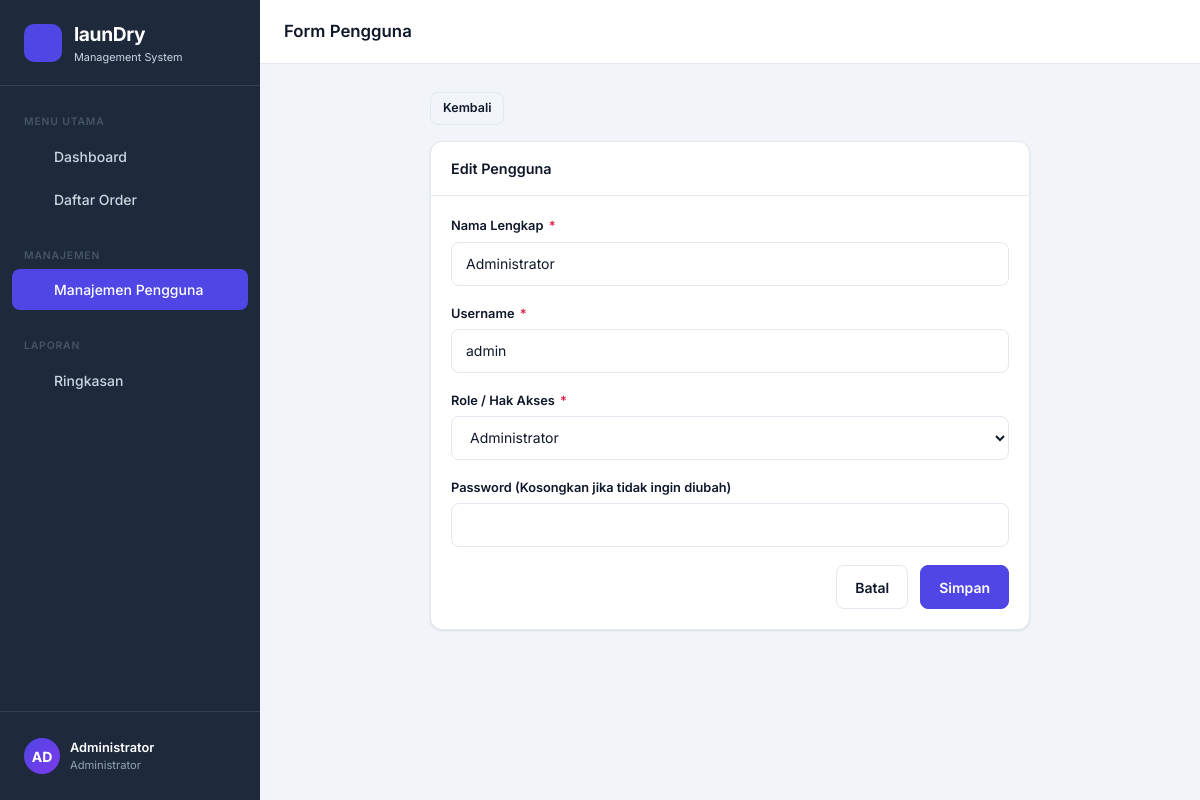
Page /views/user_form.php?id=1 (signed in) on the committed database.
### tables this page shows
CREATE TABLE IF NOT EXISTS users (
    id INT AUTO_INCREMENT PRIMARY KEY,
    username VARCHAR(50) NOT NULL UNIQUE,
    password VARCHAR(255) NOT NULL,
    nama_lengkap VARCHAR(100) NOT NULL,
    role ENUM('admin', 'petugas') DEFAULT 'petugas',
    created_at TIMESTAMP DEFAULT CURRENT_TIMESTAMP
);

### views/user_form.php (the view, shortened to what this page needs)
<?php
require_once '../templates/header.php';
$id = isset($_GET['id']) ? (int)$_GET['id'] : 0;
$edit_mode = $id > 0;
$u_username = '';
$u_nama = '';
$u_role = 'petugas';
if ($edit_mode) {
    $stmt = mysqli_prepare($koneksi, "SELECT * FROM users WHERE id = ?");
    mysqli_stmt_bind_param($stmt, "i", $id);
    mysqli_stmt_execute($stmt);
    $res = mysqli_stmt_get_result($stmt);
    if ($row = mysqli_fetch_assoc($res)) {
        $u_username = $row['username'];
        $u_nama = $row['nama_lengkap'];
        $u_role = $row['role'];
    } else {
        redirect('user_list.php', 'Pengguna tidak ditemukan!', 'error');
    }
}
?>
<div style="max-width:600px; margin: 0 auto;">
  <div class="mb-4">
    <a href="user_list.php" class="btn btn-outline btn-sm" style="display:inline-flex;align-items:center;gap:4px;"><?= getIcon('chevron-left', 'w-4 h-4') ?> Kembali</a>
  </div>
  <div class="card">
  <div class="card-header">
    <span class="card-title" style="display:flex;align-items:center;gap:8px;"><?= $edit_mode ? getIcon('pencil', 'w-5 h-5') : getIcon('plus', 'w-5 h-5') ?> <?= $edit_mode ? 'Edit' : 'Tambah' ?> Pengguna</span>
  </div>
  <div class="card-body">
    <form method="POST">
      <div class="form-group">
        <label class="form-label">Nama Lengkap <span class="required">*</span></label>
        <input type="text" name="nama_lengkap" class="form-control" value="<?= htmlspecialchars($u_nama) ?>" required>
      </div>
      <div class="form-group">
        <label class="form-label">Username <span class="required">*</span></label>
        <input type="text" name="username" class="form-control" value="<?= htmlspecialchars($u_username) ?>" required>
      </div>
      <div class="form-group">
        <label class="form-label">Role / Hak Akses <span class="required">*</span></label>
        <select name="role" class="form-control" required>
          <option value="admin" <?= $u_role == 'admin' ? 'selected' : '' ?>>Administrator</option>
        </select>
      </div>
      <div class="form-group">
        <label class="form-label">Password <?= $edit_mode ? '(Kosongkan jika tidak ingin diubah)' : '<span class="required">*</span>' ?></label>
        <input type="password" name="password" class="form-control" <?= $edit_mode ? '' : 'required' ?>>
      </div>
      <div class="d-flex gap-3 mt-4" style="justify-content:flex-end">
        <a href="user_list.php" class="btn btn-outline">Batal</a>
        <button type="submit" class="btn btn-primary" style="display:inline-flex;align-items:center;gap:4px;"><?= getIcon('check', 'w-5 h-5') ?> Simpan</button>
      </div>
    </form>
  </div>
</div>
</div>
<?php require_once '../templates/footer.php'; ?>

### assets/css/style.css (style rules this page uses)
:root { --font-main: 'Inter', sans-serif; --bg-page: #f1f5f9; --bg-card: #ffffff; --bg-sidebar: #1e293b; --bg-sidebar-hover: #334155; --bg-sidebar-active: #4f46e5; --text-primary: #0f172a; --text-secondary: #64748b; --text-muted: #94a3b8; --text-sidebar: #cbd5e1; --text-sidebar-active: #ffffff; --accent: #4f46e5; --accent-hover: #4338ca; --accent-light: #eef2ff; --status-antrean-bg: #fff1f2; --status-antrean-text: #e11d48; --status-antrean-border: #fecdd3; --status-proses-bg: #fffbeb; --status-proses-text: #d97706; --status-proses-border: #fde68a; --status-selesai-bg: #ecfdf5; --status-selesai-text: #059669; --status-selesai-border: #a7f3d0; --status-diambil-bg: #f1f5f9; --status-diambil-text: #64748b; --status-diambil-border: #cbd5e1; --pay-lunas-bg: #ecfdf5; --pay-lunas-text: #059669; --pay-belum-bg: #fff1f2; --pay-belum-text: #e11d48; --border: #e2e8f0; --border-focus: #4f46e5; --shadow-sm: 0 1px 3px rgba(0,0,0,.06), 0 1px 2px rgba(0,0,0,.04); --shadow-md: 0 4px 16px rgba(0,0,0,.08); --shadow-lg: 0 10px 40px rgba(0,0,0,.12); --radius-sm: 8px; --radius-md: 12px; --radius-lg: 16px; --radius-xl: 24px; --sidebar-w: 260px; --header-h: 64px; --transition: 0.2s ease; }
*, *::before, *::after { box-sizing: border-box; margin: 0; padding: 0; }
html { font-size: 16px; scroll-behavior: smooth; }
body { font-family: var(--font-main); background: var(--bg-page); color: var(--text-primary); line-height: 1.5; min-height: 100vh; }
a { color: var(--accent); text-decoration: none; }
.card { background: var(--bg-card); border-radius: var(--radius-md); border: 1px solid var(--border); box-shadow: var(--shadow-sm); }
.card-header { display: flex; align-items: center; justify-content: space-between; padding: 16px 20px; border-bottom: 1px solid var(--border); }
.card-title { font-size: 0.9rem; font-weight: 600; color: var(--text-primary); }
.card-body { padding: 20px; }
.btn { display: inline-flex; align-items: center; justify-content: center; gap: 8px; padding: 10px 18px; border-radius: var(--radius-sm); font-size: 0.875rem; font-weight: 600; font-family: var(--font-main); cursor: pointer; border: 1px solid transparent; transition: all var(--transition); min-height: 44px; min-width: 44px; white-space: nowrap; text-decoration: none; }
.btn-primary { background: var(--accent); color: #fff; border-color: var(--accent); }
.btn-outline { background: transparent; color: var(--text-primary); border-color: var(--border); }
.btn-sm { padding: 6px 12px; font-size: 0.78rem; min-height: 32px; }
.form-group { margin-bottom: 18px; }
.form-label { display: block; font-size: 0.8rem; font-weight: 600; color: var(--text-primary); margin-bottom: 6px; }
.form-label .required { color: #e11d48; margin-left: 2px; }
.form-control { width: 100%; padding: 10px 14px; border: 1px solid var(--border); border-radius: var(--radius-sm); font-size: 0.875rem; font-family: var(--font-main); color: var(--text-primary); background: #fff; transition: border-color var(--transition), box-shadow var(--transition); outline: none; min-height: 44px; }
.form-control::placeholder { color: var(--text-muted); }
select.form-control { cursor: pointer; }
.d-flex { display: flex; }
.gap-3 { gap: 12px; }
.mb-4 { margin-bottom: 16px; }

### rows in the picture
users: nama_lengkap "Administrator", username "admin", role "Administrator"

### other values in the picture
$initials "AD"
$user['nama_lengkap'] "Administrator"
$page "Form Pengguna"
